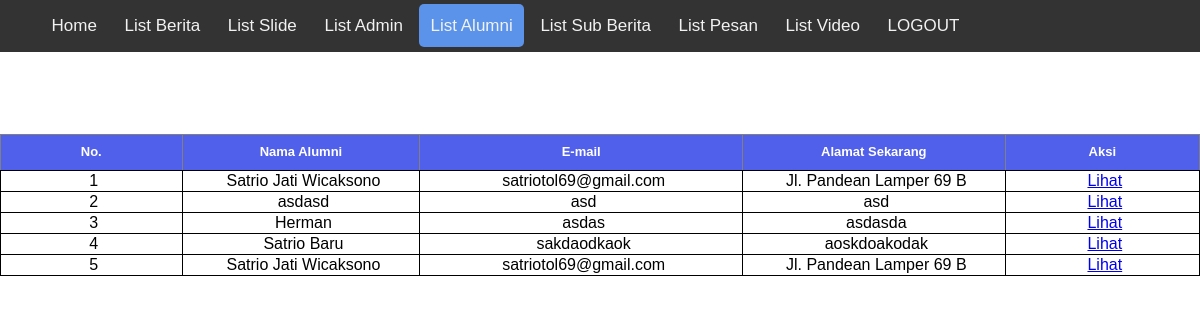
Page /admin/list_alumni.php (signed in) on the committed database.
### tables this page shows
CREATE TABLE `alumni` (
  `id_alumni` int(5) NOT NULL,
  `nama_lengkap` varchar(50) NOT NULL,
  `email` varchar(50) NOT NULL,
  `alamat_sekarang` varchar(50) NOT NULL,
  `nomer_telepon` int(50) NOT NULL,
  `alamat_perusahaan` varchar(50) NOT NULL,
  `jenjang` varchar(50) NOT NULL
);

### admin/function.php (called while the page is built, shortened)
<?php
$conn = mysqli_connect("localhost","root","","berita_kita");
function query($query){
    global $conn;
    $result= mysqli_query($conn,$query);
    $rows=[];
    while($row=mysqli_fetch_assoc($result)){
        $rows[]=$row;
    }
    return $rows;
}
?>

### admin/list_alumni.php (the view)
<?php
include "layout/header.php";
require 'function.php';
$alumni = query("SELECT * FROM alumni ORDER BY id_alumni DESC");
?>
<link rel="stylesheet" href="css/admin.css">
<div class="table-semua">
<table border="1">
    <thead>
        <tr>
            <th>No.</th>
            <th>Nama Alumni</th>
            <th>E-mail</th>
            <th>Alamat Sekarang</th>
            <th>Aksi</th>
        </tr>
    </thead>
    <tbody>
    <?php $i=1; ?>
    <?php foreach($alumni as $row):?>
        <tr>
            <td><?= $i; ?></td>
            <td><?=$row["nama_lengkap"];?></td>
            <td><?=$row["email"];?></td>
            <td><?=$row["alamat_sekarang"];?></td>
            <td>
                <a href="lihat_alumni.php?id=<?=$row["id_alumni"];?>">Lihat</a>
            </td>
        </tr>
    <?php $i++ ?>
    <?php endforeach ?>
    </tbody>
</table>
</div>

### admin/css/header.css (style rules this page uses)
body { margin: 0; font-family: Arial, Helvetica, sans-serif; }

### admin/css/admin.css (style rules this page uses)
.table-semua { display: -webkit-box; display: -ms-flexbox; display: flex; -webkit-box-orient: vertical; -webkit-box-direction: normal; -ms-flex-direction: column; flex-direction: column; margin: 0; margin-top: 52px; }
table { margin: auto; padding: 5%; margin-top: 2.5%; border-collapse: collapse; }
thead { border-collapse: collapse; }
td { border: 1px solid black; margin: 0; padding-left: .5%; text-align: center; }
th { background-color: rgb(81, 96, 235); color: white; font-size: small; width: 1%; line-height: 2.5em; text-align: center; margin: auto; -webkit-box-pack: center; -ms-flex-pack: center; justify-content: center; }

### rows in the picture
alumni: nama_lengkap "Satrio Jati Wicaksono", email "satriotol69@gmail.com", alamat_sekarang "Jl. Pandean Lamper 69 B"
alumni: nama_lengkap "asdasd", email "asd", alamat_sekarang "asd"
alumni: nama_lengkap "Herman", email "asdas", alamat_sekarang "asdasda"
alumni: nama_lengkap "Satrio Baru", email "sakdaodkaok", alamat_sekarang "aoskdoakodak"
alumni: nama_lengkap "Satrio Jati Wicaksono", email "satriotol69@gmail.com", alamat_sekarang "Jl. Pandean Lamper 69 B"
